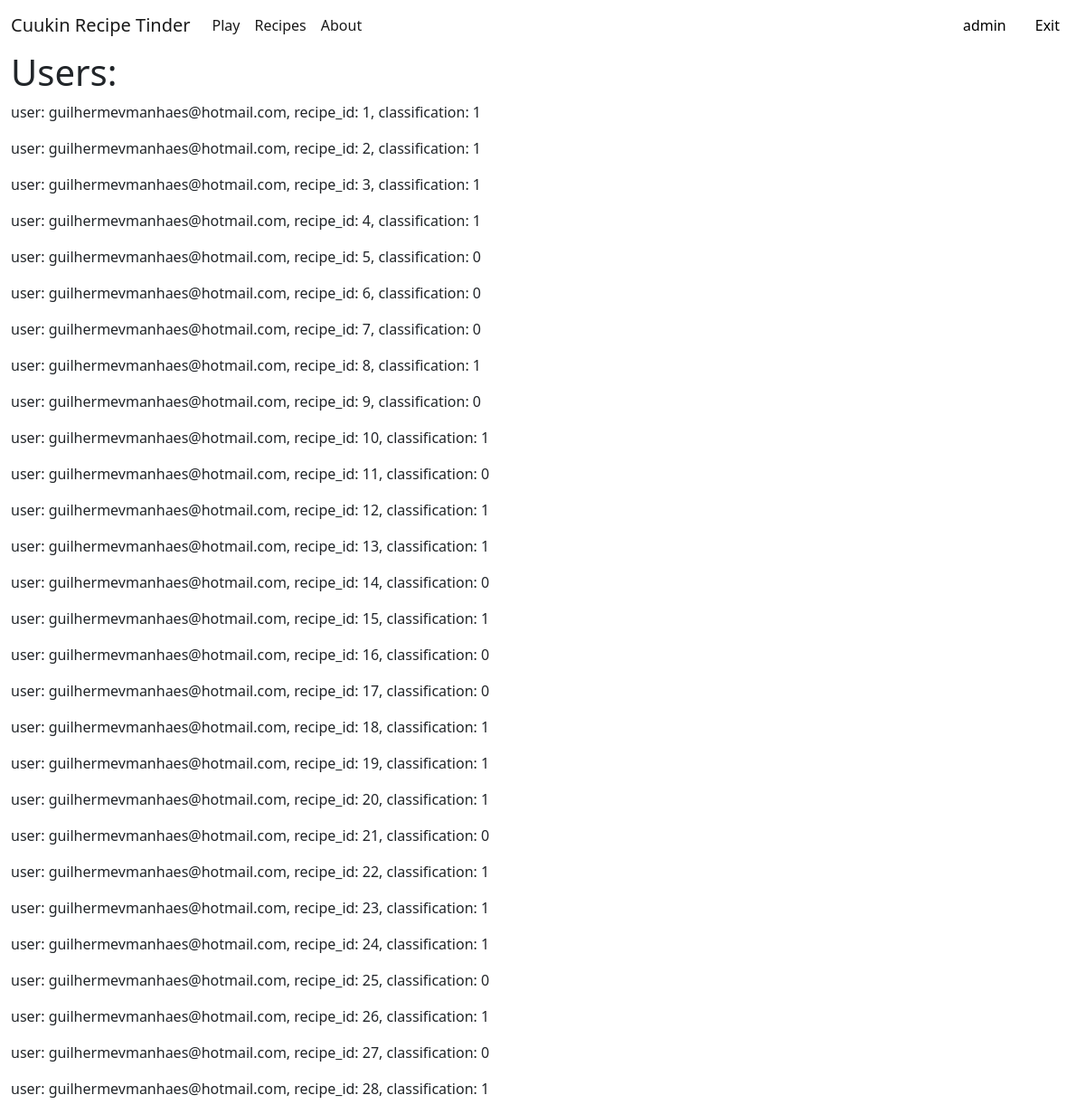
/admin (signed in), run on the app's committed database.
### app.py (models this page shows, shortened)
class Users_Classifications(db.Model):
    __tablename__ = 'users_classifications'
    _id = db.Column("id", db.Integer, primary_key=True)
    user = db.Column("user", db.String(100))
    recipe_id = db.Column("recipe_id", db.Integer)
    classification = db.Column("classification", db.Integer)

### app.py (the view)
@app.route("/admin")
def admin():
    return render_template("db.html", title="admin", users=Users_Classifications.query.all())

### templates/db.html
{% extends 'layout.html' %} {% block content %}
<h1>Users:</h1>
{% for item in users %}
<p>
  user: {{item.user}}, recipe_id: {{item.recipe_id}}, classification:
  {{item.classification}}
</p>
{% endfor %}
{% endblock content %}

### data on the page
Users_Classifications: user "guilhermevmanhaes@hotmail.com", recipe_id "1", classification "1"
Users_Classifications: user "guilhermevmanhaes@hotmail.com", recipe_id "2", classification "1"
Users_Classifications: user "guilhermevmanhaes@hotmail.com", recipe_id "3", classification "1"
Users_Classifications: user "guilhermevmanhaes@hotmail.com", recipe_id "4", classification "1"
Users_Classifications: user "guilhermevmanhaes@hotmail.com", recipe_id "5", classification "0"
Users_Classifications: user "guilhermevmanhaes@hotmail.com", recipe_id "6", classification "0"
Users_Classifications: user "guilhermevmanhaes@hotmail.com", recipe_id "7", classification "0"
Users_Classifications: user "guilhermevmanhaes@hotmail.com", recipe_id "8", classification "1"
Users_Classifications: user "guilhermevmanhaes@hotmail.com", recipe_id "9", classification "0"
Users_Classifications: user "guilhermevmanhaes@hotmail.com", recipe_id "10", classification "1"
Users_Classifications: user "guilhermevmanhaes@hotmail.com", recipe_id "11", classification "0"
Users_Classifications: user "guilhermevmanhaes@hotmail.com", recipe_id "12", classification "1"
Users_Classifications: user "guilhermevmanhaes@hotmail.com", recipe_id "13", classification "1"
Users_Classifications: user "guilhermevmanhaes@hotmail.com", recipe_id "14", classification "0"
Users_Classifications: user "guilhermevmanhaes@hotmail.com", recipe_id "15", classification "1"
Users_Classifications: user "guilhermevmanhaes@hotmail.com", recipe_id "16", classification "0"
Users_Classifications: user "guilhermevmanhaes@hotmail.com", recipe_id "17", classification "0"
Users_Classifications: user "guilhermevmanhaes@hotmail.com", recipe_id "18", classification "1"
Users_Classifications: user "guilhermevmanhaes@hotmail.com", recipe_id "19", classification "1"
Users_Classifications: user "guilhermevmanhaes@hotmail.com", recipe_id "20", classification "1"
Users_Classifications: user "guilhermevmanhaes@hotmail.com", recipe_id "21", classification "0"
Users_Classifications: user "guilhermevmanhaes@hotmail.com", recipe_id "22", classification "1"
Users_Classifications: user "guilhermevmanhaes@hotmail.com", recipe_id "23", classification "1"
Users_Classifications: user "guilhermevmanhaes@hotmail.com", recipe_id "24", classification "1"
Users_Classifications: user "guilhermevmanhaes@hotmail.com", recipe_id "25", classification "0"
Users_Classifications: user "guilhermevmanhaes@hotmail.com", recipe_id "26", classification "1"
Users_Classifications: user "guilhermevmanhaes@hotmail.com", recipe_id "27", classification "0"
Users_Classifications: user "guilhermevmanhaes@hotmail.com", recipe_id "28", classification "1"

### other printed values
{{ session["user"] }} "admin"
